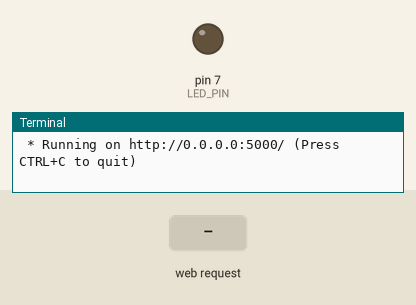
Recording of a program running on a simulated Raspberry Pi (header pin numbers). Parts: output pins drawn as LEDs (lit = HIGH), the last lines printed to the terminal. The test bench sets the inputs (shaded band). The clock reads 2024-03-15 10:24:30 at power-on unless the program sets it.

Above: at 1.2 s.
1.3 s: HTTP request for / received with the fields action1=ON
At 1.7 s:
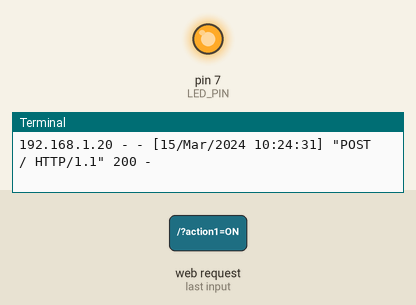
2.8 s: HTTP request for / received with the fields action2=OFF
At 4.0 s:
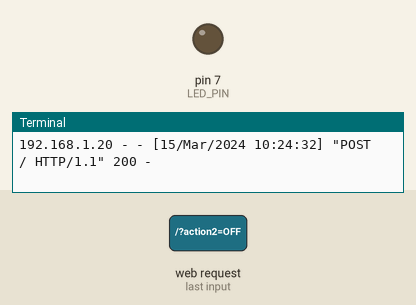
Timing chart, 0 to 5.8 s (numbered marks = the images above; inputs shaded):
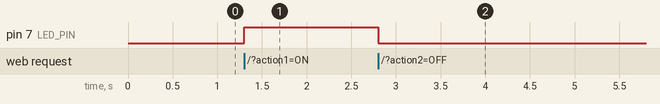

The program:

main.py
```python
from flask import Flask, render_template, request
import RPi.GPIO as gpio
import os

app = Flask(__name__)

def gpio_start():
	global LED_PIN
	LED_PIN = 7

	gpio.setmode(gpio.BOARD)
	gpio.setup(LED_PIN, gpio.OUT)


@app.route("/", methods=["GET", "POST"])
def action():
	if request.method == "POST":
		if request.form.get("action1") == "ON":
			gpio.output(LED_PIN, gpio.HIGH)

		if request.form.get("action2") == "OFF":
			gpio.output(LED_PIN, gpio.LOW)

	return render_template("index.html")

gpio_start()
app.run(host = "0.0.0.0", port=5000, debug=True)
```

Measured:
- after the input at 1.3 s, pin 7 (LED_PIN): LOW → HIGH at once
- after the input at 2.8 s, pin 7 (LED_PIN): HIGH → LOW at once
